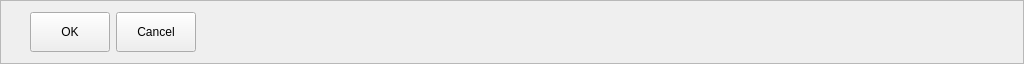
<?xml version="1.0" encoding="UTF-8"?>
<ui version="4.0">
 <class>NotificationFrame</class>
 <widget class="QFrame" name="NotificationFrame">
  <property name="geometry">
   <rect>
    <x>0</x>
    <y>0</y>
    <width>1024</width>
    <height>60</height>
   </rect>
  </property>
  <property name="windowTitle">
   <string>Frame</string>
  </property>
  <property name="frameShape">
   <enum>QFrame::StyledPanel</enum>
  </property>
  <property name="frameShadow">
   <enum>QFrame::Raised</enum>
  </property>
  <layout class="QHBoxLayout" name="horizontalLayout">
   <item>
    <widget class="QLabel" name="LABEL_MESSAGE">
     <property name="minimumSize">
      <size>
       <width>0</width>
       <height>40</height>
      </size>
     </property>
     <property name="font">
      <font>
       <pointsize>15</pointsize>
      </font>
     </property>
     <property name="text">
      <string/>
     </property>
    </widget>
   </item>
   <item>
    <widget class="QPushButton" name="BUTTON_OK">
     <property name="sizePolicy">
      <sizepolicy hsizetype="Minimum" vsizetype="Fixed">
       <horstretch>0</horstretch>
       <verstretch>0</verstretch>
      </sizepolicy>
     </property>
     <property name="minimumSize">
      <size>
       <width>0</width>
       <height>40</height>
      </size>
     </property>
     <property name="text">
      <string>OK</string>
     </property>
    </widget>
   </item>
   <item>
    <widget class="QPushButton" name="BUTTON_CANCEL">
     <property name="sizePolicy">
      <sizepolicy hsizetype="Minimum" vsizetype="Maximum">
       <horstretch>0</horstretch>
       <verstretch>0</verstretch>
      </sizepolicy>
     </property>
     <property name="minimumSize">
      <size>
       <width>0</width>
       <height>40</height>
      </size>
     </property>
     <property name="text">
      <string>Cancel</string>
     </property>
    </widget>
   </item>
   <item>
    <spacer name="horizontalSpacer">
     <property name="orientation">
      <enum>Qt::Horizontal</enum>
     </property>
     <property name="sizeHint" stdset="0">
      <size>
       <width>823</width>
       <height>20</height>
      </size>
     </property>
    </spacer>
   </item>
  </layout>
 </widget>
 <resources/>
 <connections/>
</ui>
